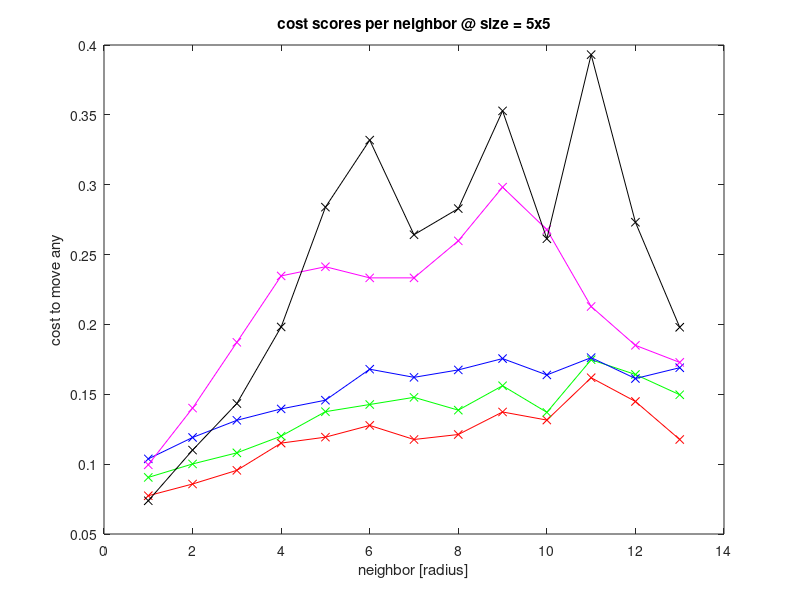

Source code (MATLAB):
% scales2.m


x1 = [0.16884703413224572,0.29771951430008176,0.3425772502432907,0.23661697897260742,0.15485889646607265,0.11600372002561389];
x = [0.07831552320072496,0.09650771201317351,0.16642381712447005,0.19307070700039541,0.1016869617837387,0.10468534900676114];
x = [0.18969610088055566,0.3321148003934943,0.4691784200574336,0.34320135531370544,0.17051992832597157,0.1355071288542234];
x = [0.1371551311705009,0.21437042123844915,0.35320677449877624,0.4039590492604151,0.18617039592956103,0.15003288451506333];
x = [0.09305078853117235,0.21432301115099878,0.3810048739973163,0.4671822260262877,0.23082443096141803,0.19430740452715084];
x2 = [0.08653118963674179,0.15363739093116638,0.33081351730131553,0.3791892218624344,0.19994214338598942,0.17492713942086505];
x = [0.18114057766752073,0.2965240588671094,0.45568836411920827,0.38161541647888697,0.26389169000874785,0.18443042785295521];
x = [0.05914862363862019,0.13522175115583487,0.3833297085542864,0.37127678197878106,0.3025685878989603,0.21077744362297438];
x = [0.11614720640315795,0.21449714308449877,0.3737957772891552,0.43525870455243804,0.30367307340931904,0.2532204123843972];
x = [0.16124973729610656,0.26454762556896944,0.441216616668353,0.5076925323965229,0.32460681645882966,0.2849044375804058];
x3 = [0.1891882820007549,0.28515861099449363,0.4376027822618046,0.4467419253706085,0.3156419521261596,0.20697621631771232];
x = [0.10429010909429828,0.16595616209666958,0.41019667655513753,0.5056044331166303,0.36854308521886975,0.3294649908650377];
x = [0.1523209994767872,0.2598919207724542,0.4722328607875543,0.4238027030549298,0.40445677322143364,0.2896881675531239];
x = [0.11665170105114163,0.15921550385899222,0.37592002581242584,0.4884093521946911,0.4018613632711523,0.287071936151013];
x = [0.16680126397642422,0.21798264205346307,0.3837908876370182,0.41343037350069467,0.44748725434518116,0.3934625227822147];
x4 = [0.1282668282969931,0.14142081038634247,0.1196367084156717,0.0826188173225531,0.11636333159300409,0.06316107507631481];
x = [0.0808864155854706,0.10131545257344586,0.09862162518890596,0.14454640427909973,0.15318205610451105,0.13927657457452058];
x = [0.08137720559886247,0.1273868382590297,0.12425360307857448,0.1811802832462167,0.17635858264132073,0.13341090826229424];
x = [0.13047046587366606,0.1700313508578022,0.14415270467035604,0.1891758843461537,0.1336896894427677,0.0862856099660865];
x = [0.09690225460768728,0.1371792213548544,0.19353509432216748,0.15983679213892557,0.15380687980153882,0.085180074590931];
x5 = [0.14264036296400465,0.15220845008548167,0.1666170521773204,0.2029952804565197,0.16911911892454937,0.1254419063415481];




x1 = [0.16884703413224572,0.23184268450838375,0.29771951430008176,0.3042598000959036,0.3425772502432907,0.289025113151211,0.23661697897260742,0.2136878870086411,0.15485889646607265,0.13495262684933942,0.11600372002561389];
x = [0.07831552320072496,0.09247797499632875,0.09650771201317351,0.11815001135361913,0.16642381712447005,0.17195336103840422,0.19307070700039541,0.17388616866408513,0.1016869617837387,0.12773355929122276,0.10468534900676114];
x = [0.18969610088055566,0.24767355361035467,0.3321148003934943,0.36688128479774074,0.4691784200574336,0.37546488914051906,0.34320135531370544,0.21586262008955273,0.17051992832597157,0.16755440228796004,0.1355071288542234];
x = [0.1371551311705009,0.15289795531325845,0.21437042123844915,0.28489457073485663,0.35320677449877624,0.49683998066761836,0.4039590492604151,0.23122316218865652,0.18617039592956103,0.1340828714668811,0.15003288451506333];
x2 = [0.09305078853117235,0.14099448943937762,0.21432301115099878,0.26810220908340826,0.3810048739973163,0.5136582575766792,0.4671822260262877,0.2665285956411804,0.23082443096141803,0.1843442164040764,0.19430740452715084];
x = [0.08653118963674179,0.1166891869227269,0.15363739093116638,0.21943778137515774,0.33081351730131553,0.37734648374695884,0.3791892218624344,0.32191059834387087,0.19994214338598942,0.22799427171718906,0.17492713942086505];
x = [0.18114057766752073,0.22085693063401943,0.2965240588671094,0.40265922265262977,0.45568836411920827,0.41552262493630837,0.38161541647888697,0.3007950444378965,0.26389169000874785,0.23216306933208783,0.18443042785295521];
x = [0.05914862363862019,0.07951868309831878,0.13522175115583487,0.24135435522949222,0.3833297085542864,0.43790050419703264,0.37127678197878106,0.30485218758070876,0.3025685878989603,0.22852390079917073,0.21077744362297438];
x3 = [0.11614720640315795,0.15463987832130208,0.21449714308449877,0.29550795517416173,0.3737957772891552,0.5712616542164526,0.43525870455243804,0.3301392515850756,0.30367307340931904,0.2961832420767722,0.2532204123843972];
x = [0.16124973729610656,0.19790392227976242,0.26454762556896944,0.3889154665854241,0.441216616668353,0.5080650224778934,0.5076925323965229,0.37658961441901273,0.32460681645882966,0.3171520599127935,0.2849044375804058];
x = [0.1891882820007549,0.22255940837672797,0.28515861099449363,0.312799509383388,0.4376027822618046,0.3862895125066055,0.4467419253706085,0.36594550927512,0.3156419521261596,0.2922473931313903,0.20697621631771232];
x = [0.10429010909429828,0.12818387099586181,0.16595616209666958,0.2476403096942556,0.41019667655513753,0.5076953751842922,0.5056044331166303,0.47339139580377604,0.36854308521886975,0.30682430582775416,0.3294649908650377];
x4 = [0.1523209994767872,0.195626177949843,0.2598919207724542,0.33776987840323497,0.4722328607875543,0.43369837452863463,0.4238027030549298,0.46098854676632345,0.40445677322143364,0.37711537386699656,0.2896881675531239];
x = [0.11665170105114163,0.14271019387234793,0.15921550385899222,0.22041464118766563,0.37592002581242584,0.4937207452442692,0.4884093521946911,0.4505001191847671,0.4018613632711523,0.37055192962978817,0.287071936151013];
x = [0.16680126397642422,0.18981631832868004,0.21798264205346307,0.2736288853203769,0.3837908876370182,0.39374383284904524,0.41343037350069467,0.4922900646067572,0.44748725434518116,0.4045005115686951,0.3934625227822147];
x = [0.1282668282969931,0.141498618161992,0.14142081038634247,0.1404640973571403,0.1196367084156717,0.1086436914336039,0.0826188173225531,0.08686189996338825,0.11636333159300409,0.10480559710516585,0.06316107507631481];
x5 = [0.0808864155854706,0.09828708677231453,0.10131545257344586,0.09685995801608689,0.09862162518890596,0.10417865702241874,0.14454640427909973,0.16963012521685475,0.15318205610451105,0.1437438003223323,0.13927657457452058];
x = [0.08137720559886247,0.10407026238587662,0.1273868382590297,0.1234631836132034,0.12425360307857448,0.15061951890769326,0.1811802832462167,0.16394105894561364,0.17635858264132073,0.13545952526530725,0.13341090826229424];
x = [0.13047046587366606,0.15272382134160617,0.1700313508578022,0.1777839889806073,0.14415270467035604,0.16020783840248057,0.1891758843461537,0.1272926770979409,0.1336896894427677,0.11419200299316296,0.0862856099660865];
x = [0.09690225460768728,0.1265784755558417,0.1371792213548544,0.1761038146422349,0.19353509432216748,0.17981667028430326,0.15983679213892557,0.17073300694936178,0.15380687980153882,0.1256042486753438,0.085180074590931];
x = [0.14264036296400465,0.15784979450509642,0.15220845008548167,0.16035864509136588,0.1666170521773204,0.1892205809341806,0.2029952804565197,0.2150272056420438,0.16911911892454937,0.15601804579113912,0.1254419063415481];




x1 = [0.2575424341137509,0.29975744855395947,0.3217157074339782,0.3552893712860825,0.5633756070361693,0.5098079179776218,0.4109336530550738,0.3214184526589261,0.25548321124834134,0.2134665644849727,0.16767057051434409];
x = [0.07553776062636251,0.10552847466733803,0.13505922343391522,0.15594582134334176,0.21442781261068133,0.16748980743587819,0.15812698509269746,0.13555580400960146,0.20476696196498978,0.1794990728159407,0.2444037388928417];
x = [0.10783947456212947,0.1708837533786231,0.2859412220502313,0.43829301640108426,0.5610228154028161,0.48625250156281313,0.5012172268987303,0.29198187328674996,0.2472247481690362,0.3203834004890058,0.19952837499879986];
x = [0.13464543228182171,0.20118741328109963,0.24759037901438627,0.25572513600633967,0.31679515732649405,0.35122135545160016,0.5577889130103619,0.605010724238789,0.47434516029860246,0.23723971563850232,0.2546243960147027];
x2 = [0.06400959838338753,0.09540710495998363,0.15936208846789335,0.2563828587917852,0.29710548496074085,0.4295447606569231,0.45259872147301833,0.4264290402460713,0.5687798008330174,0.4035771954488668,0.3456135035849938];
x = [0.104305704964458,0.11739959486924688,0.12823176780001952,0.16899659336100975,0.2485194048466309,0.33148458907365663,0.36392460755541495,0.48760058267002093,0.3407947843680247,0.5632359775132045,0.32616987603525316];
x = [0.06867954039215583,0.1341548462310565,0.25445161550757506,0.3564778469143388,0.5051373476986369,0.46470126789986854,0.4367660638279765,0.5287651249674432,0.40115639899195893,0.482893897825832,0.2960507271377517];
x = [0.03267243298023892,0.0580802765302755,0.09518023416747683,0.13421686623791584,0.19268043044806396,0.32275858289669146,0.3801016657098494,0.3595284020569442,0.5022601180358334,0.4987722090988773,0.37162014386643577];
x3 = [0.11677423874776047,0.16304002340492954,0.20698353558280785,0.2759446860130653,0.34102933010066283,0.4124950463716655,0.5903964521968723,0.5228863032877561,0.4117619011327732,0.4729480883816322,0.550432763827383];
x = [0.12306686075254808,0.19372750779628703,0.2584843365304806,0.3356298567175504,0.36277072061214727,0.49329325672467056,0.6372476615850112,0.48794529985902146,0.4686208960630867,0.5340251012299799,0.4875232493694524];
x = [0.1712742159550838,0.24545891623393432,0.32552675081176885,0.38238636156078626,0.47437786883828265,0.34389031050277685,0.44476952356954763,0.45353381994014186,0.41603662077358905,0.5635911767622652,0.36529013249075115];
x = [0.08615740137066713,0.1310811515270292,0.18414838716710702,0.23897076427856942,0.2623873900399879,0.29892564315514103,0.4763831598181746,0.77638267553339,0.6792039280984571,0.4288098820727463,0.47370085615441804];
x4 = [0.10407108721655113,0.12729305562203333,0.20589499334648118,0.32269471293164825,0.4693140970945259,0.4599534652861577,0.5614607129326782,0.6142959672094965,0.5470096885966508,0.5258728665399,0.44165979978290876];
x = [0.09883635348545383,0.14085840530129787,0.18722091646649391,0.24842958747593322,0.33425656993137254,0.35616886563941064,0.41213598598859313,0.5421432997902357,0.6577353741854899,0.5590178022625408,0.4127155852739103];
x = [0.17065197239910215,0.2222420886029171,0.288318830906505,0.3412001122612488,0.3923692344085103,0.40619545787995487,0.3214398108380396,0.4679068640471128,0.4631834499414092,0.4875700256819001,0.6062741858078994];
x = [0.12970624162578104,0.1834905461867075,0.22626147076290576,0.26888815522252413,0.22953969918953301,0.2053783231012704,0.1341432876074541,0.11158988499905866,0.13999034298664792,0.0823372627220567,0.05744760433157668];
x5 = [0.04752373102735807,0.07518679059305315,0.11888423971523976,0.16043487445101653,0.18849935421920513,0.16701275897011278,0.09299019991473088,0.08724217684171162,0.0950250582941598,0.15955010904848688,0.1736423361201158];
x = [0.06395911324391063,0.09907996514639361,0.13667430900914668,0.17344166043188494,0.20048199988824084,0.2169577634253813,0.16570048691943634,0.14553182423241298,0.140972911133709,0.10845710352812432,0.1510232002915459];
x = [0.10029315043662544,0.1584036604478722,0.2226513239372967,0.28196021459733933,0.2850529179900814,0.3005553306892446,0.3053330293132902,0.24631797648860762,0.17212836773955625,0.10592573496858768,0.06855441928938742];
x = [0.06288116984884852,0.10830182557243002,0.16057042889747905,0.20483469901089876,0.22169793848946476,0.27298000820377366,0.29206803316168145,0.2310293662572596,0.2017979504654393,0.13691822083396726,0.15009794731392334];
x = [0.1377476674643677,0.19876067850782142,0.2524075445305579,0.29127862216740413,0.2584145780533894,0.2501388535393419,0.2097050946252619,0.20368003373502142,0.2804208374194192,0.31880554818268686,0.22492216621865688];




x1 = [36.03412025669063,35.95280652986476,36.25302819362888,39.848387518624975,41.088367659341614,36.25331878934553,31.133655492238855,30.45559501787478,29.56916592849837];
x = [12.947168593679013,14.686285667750116,17.494583585179374,20.170671105546006,19.380030864258604,22.311422165137483,23.654835394493027,25.346329662863116,20.677173480575203];
x = [36.31801788591709,40.90978794471214,44.486214915034985,48.261311700692374,52.19387834544785,56.9205149439007,48.59582207613487,46.437030514442036,46.094062127653345];
x = [21.27840620806244,23.325078539664887,27.66131180198871,28.62874327470743,35.045875134789824,38.50106350650185,63.036558627732646,59.686025439785475,43.33137794882745];
x2 = [14.108766116288107,30.018313987194073,31.16110173044856,30.982525809702132,35.969588417818294,45.39297775521327,52.130231284721795,64.30074594659159,65.59060438116127];
x = [12.063706192574182,20.906075505809397,21.581863583754743,31.51699071200927,30.884112465814148,35.00854756116014,37.37607449547589,46.28157558085534,46.84987469326239];
x = [33.17366073533709,33.854245769948484,52.804910513379355,52.89134791357635,55.453286786223785,50.31994674474066,49.08217924933223,50.330717845949216,50.21192259419226];
x = [13.630860248042767,14.31636705498607,23.085793753019395,37.654602982539856,44.18147354001254,45.65417315575812,47.08347047113584,50.24027244845933,50.85494960393893];
x3 = [24.815636087787293,24.82228537604581,28.287562190809687,42.11792147337903,57.0080636758846,62.6023762373171,64.31573313723116,60.54866727090492,58.2617365973981];
x = [35.12909241951281,56.36054202829941,54.4236265300931,52.846023122635586,60.27022775824496,57.69369194228259,59.869372316374836,55.27159906263011,57.682445885761986];
x = [36.698970407855796,38.457239529389895,48.696341699302096,53.05515446369437,51.89650462488028,52.37279424708074,53.478419358209685,56.776052353623186,55.75714610469774];
x = [17.603861849013036,37.03446806117381,45.718533708155285,51.93501867126861,60.57673047378187,61.034128954246604,63.09476821010935,59.36483085111877,58.120280025769496];
x4 = [45.338650259360435,51.77999297702903,55.844386300229964,56.16909266983571,56.53153813275975,57.209930815357005,52.395237742982786,51.1002190412557,48.265830431257434];
x = [18.149905103624896,31.29695546083202,44.92730423793018,53.16117100518695,55.21119999037906,57.945648288582575,58.95883606149018,61.27728785876651,60.9332887997074];
x = [25.251854265485893,31.656389642063615,34.91690886184264,39.09747158297172,44.998918613155354,46.320362399805255,42.74045127190738,47.66486771871946,47.6435669219949];
x = [17.574734284787194,15.157486899336849,14.376092912485312,14.327553272665943,10.23068392746812,9.929361711257274,9.215452507399487,9.541332325330723,9.48463355696924];
x5 = [9.044582526672814,11.685573236520053,11.193679918788764,10.798150209080779,10.962803934977753,10.874484977629532,10.803780563999664,12.381677139952435,12.95526503705206];
x = [9.333652653463176,15.60406852975478,15.588365340032501,15.070968369339775,15.50454384640901,17.566976325297734,18.044535843328845,18.017409512280473,19.85155486489461];
x = [17.99166571935115,21.66196553303862,21.760859282701038,21.685130384047387,19.69115926923648,19.332943664332543,22.10016783002489,20.87789374102143,20.50443608308883];
x = [14.728853251816354,15.568400905903882,15.896327351244887,23.76346215835811,22.70065999778062,22.93117158868256,22.33456498883759,22.16718832598876,21.958229330077295];
x = [18.947215965728606,19.094797417829717,19.43978740894962,19.541951218989144,22.70800205743819,20.36313407012484,20.22071124801222,23.072882378441648,22.103397137782263];



% 11
x1 = [36.03412025669063,35.95280652986476,36.25302819362888,39.848387518624975,41.088367659341614,36.25331878934553,31.133655492238855,30.45559501787478,29.56916592849837];
x = [12.947168593679013,14.686285667750116,17.494583585179374,20.170671105546006,19.380030864258604,22.311422165137483,23.654835394493027,25.346329662863116,20.677173480575203];
x = [36.31801788591709,40.90978794471214,44.486214915034985,48.261311700692374,52.19387834544785,56.9205149439007,48.59582207613487,46.437030514442036,46.094062127653345];
x = [21.27840620806244,23.325078539664887,27.66131180198871,28.62874327470743,35.045875134789824,38.50106350650185,63.036558627732646,59.686025439785475,43.33137794882745];
x2 = [14.108766116288107,30.018313987194073,31.16110173044856,30.982525809702132,35.969588417818294,45.39297775521327,52.130231284721795,64.30074594659159,65.59060438116127];
x = [12.063706192574182,20.906075505809397,21.581863583754743,31.51699071200927,30.884112465814148,35.00854756116014,37.37607449547589,46.28157558085534,46.84987469326239];
x = [33.17366073533709,33.854245769948484,52.804910513379355,52.89134791357635,55.453286786223785,50.31994674474066,49.08217924933223,50.330717845949216,50.21192259419226];
x = [13.630860248042767,14.31636705498607,23.085793753019395,37.654602982539856,44.18147354001254,45.65417315575812,47.08347047113584,50.24027244845933,50.85494960393893];
x3 = [24.815636087787293,24.82228537604581,28.287562190809687,42.11792147337903,57.0080636758846,62.6023762373171,64.31573313723116,60.54866727090492,58.2617365973981];
x = [35.12909241951281,56.36054202829941,54.4236265300931,52.846023122635586,60.27022775824496,57.69369194228259,59.869372316374836,55.27159906263011,57.682445885761986];
x = [36.698970407855796,38.457239529389895,48.696341699302096,53.05515446369437,51.89650462488028,52.37279424708074,53.478419358209685,56.776052353623186,55.75714610469774];
x = [17.603861849013036,37.03446806117381,45.718533708155285,51.93501867126861,60.57673047378187,61.034128954246604,63.09476821010935,59.36483085111877,58.120280025769496];
x4 = [45.338650259360435,51.77999297702903,55.844386300229964,56.16909266983571,56.53153813275975,57.209930815357005,52.395237742982786,51.1002190412557,48.265830431257434];
x = [18.149905103624896,31.29695546083202,44.92730423793018,53.16117100518695,55.21119999037906,57.945648288582575,58.95883606149018,61.27728785876651,60.9332887997074];
x = [25.251854265485893,31.656389642063615,34.91690886184264,39.09747158297172,44.998918613155354,46.320362399805255,42.74045127190738,47.66486771871946,47.6435669219949];
x = [17.574734284787194,15.157486899336849,14.376092912485312,14.327553272665943,10.23068392746812,9.929361711257274,9.215452507399487,9.541332325330723,9.48463355696924];
x5 = [9.044582526672814,11.685573236520053,11.193679918788764,10.798150209080779,10.962803934977753,10.874484977629532,10.803780563999664,12.381677139952435,12.95526503705206];
x = [9.333652653463176,15.60406852975478,15.588365340032501,15.070968369339775,15.50454384640901,17.566976325297734,18.044535843328845,18.017409512280473,19.85155486489461];
x = [17.99166571935115,21.66196553303862,21.760859282701038,21.685130384047387,19.69115926923648,19.332943664332543,22.10016783002489,20.87789374102143,20.50443608308883];
x = [14.728853251816354,15.568400905903882,15.896327351244887,23.76346215835811,22.70065999778062,22.93117158868256,22.33456498883759,22.16718832598876,21.958229330077295];
x6 = [18.947215965728606,19.094797417829717,19.43978740894962,19.541951218989144,22.70800205743819,20.36313407012484,20.22071124801222,23.072882378441648,22.103397137782263];




% 9

x1 = [28.383174058291633,28.337105271600873,28.861476175907008,27.142599695651988,27.02209520776535,28.029765567121512,21.74117137071425,21.94654183536339,21.88338213701309];
x = [10.383173221038936,10.67049129450499,13.455397948217179,12.710296066276202,15.4580205724519,13.318604862205364,17.111078604331098,16.573586799434324,16.24592585996492];
x = [27.674108115171634,32.912062287243856,35.58281975822995,39.34102977798414,39.81965332614274,38.77441475638813,32.528669876819805,34.15559443416626,29.536257978666768];
x = [16.86799301955135,18.661339517302054,21.329606406294477,22.577742668118898,27.100732906443703,27.620566100711343,37.894335404158085,37.12242403471629,35.58025690948266];
x2 = [11.363821251845073,22.103086572903706,24.110368410051112,25.87188655465433,25.180904923789154,31.76350361496706,42.12524110993518,44.16051937290635,42.269288665339836];
x = [9.401977575298458,16.640071581954384,17.57893767145357,26.203003122606333,25.059889397028485,24.96873231376806,30.811222362501397,32.928100856074444,37.02958099860034];
x = [25.55820967517415,26.675011028902805,43.322344715050434,43.22622942506609,36.89958098901909,36.8768626574365,36.331061822679,36.00735555930948,35.923984849273005];
x = [10.849302729060883,11.43658309315309,17.788682317694892,29.706848524059172,29.446206162789675,36.3170599554906,37.497947691757595,38.3751568842692,38.43195954639467];
x3 = [20.217866820169398,20.22652827370996,22.83004310163706,29.60919221538139,42.991697747320586,49.14065116388498,42.32202081755949,42.657602568446194,41.91848123382843];
x = [27.157258199525792,37.39483151068473,43.20248001774,44.05624909951744,44.39133398229486,43.61872015963512,41.92973692152109,35.8060973787143,32.8960956117366];
x = [28.648790020377668,29.389343890929027,36.178467831210426,37.36793939653797,36.2456588493069,39.358414042561094,35.3310062210532,40.71912590923752,42.0629378058467];
x = [14.007988290231577,24.678354998038955,36.758317280792085,39.9498100739847,46.94970350797264,45.814585105621546,45.08894052790331,45.40229122342623,43.74397323601231];
x4 = [38.70569125449746,40.498379714994826,40.96483786311669,40.99326818319848,41.02433757788695,41.14742053736749,40.487947323062414,39.925923595285454,35.18981781179773];
x = [14.01184267337622,26.902091739093297,32.43032033198208,40.371293342852724,41.54531079653189,43.20892708103376,43.603969246667106,43.23464885515469,44.4807684282391];
x = [20.127944913113414,24.388294011845534,29.746319192485597,29.971383255107906,29.529419707457297,29.866297348022194,30.76611179169503,35.13530619623134,35.36166180289433];
x = [13.504015319847369,11.74428745951694,10.066970757535236,10.102731063979077,7.4093841917334196,7.2076339326536045,7.127701995355697,7.677025405689698,7.707745946658757];
x5 = [7.026502890684693,9.047224762903475,9.199686747336605,8.76065793967818,8.007738467793882,7.859550922012886,7.617041594944714,7.719488276095112,7.836563504044669];
x = [7.449952156522041,11.817151976969388,11.66042692043278,12.230156524536877,12.12094041462888,11.967443862974239,12.451171054156763,12.560340929758496,14.134879881407798];
x = [14.45069756079779,17.087425315197358,17.197699729131386,17.18229019237728,16.2679560249579,15.831992064239412,18.727249634743423,19.769929534515896,19.417438636345683];
x = [11.599094226312872,12.262484128249989,12.495454556408855,17.667549032784372,18.155307685851845,18.273100533366847,16.177601252762003,16.0223347288978,15.933313756638979];
x6 = [15.145062240588612,15.262221930021985,15.816798296536227,15.158566669079004,15.149433645474407,16.83115527414471,16.796575667529943,16.799833974097698,16.95926972327546];


% 7
x1 = [21.29442911600775,21.441292546489866,22.22806142595693,19.409371965782434,18.93276298789676,15.38614112611369,13.103381649305273,13.044901733300513,11.987498308909935];
x = [8.351331897506116,8.452021473240777,9.029641598552704,8.571606920056693,8.589422158625068,8.191771349048324,11.450593934154817,11.053564196237804,8.492504952720951];
x = [20.228568739631402,22.96188622507893,27.92382502155811,22.052075383735126,20.878251713155592,22.99256779276849,22.9783869955688,20.77078727050095,12.911267881907962];
x = [12.058091316996231,13.555941230373515,15.858298961866838,15.740357146118825,18.145822583858752,21.532878317237866,30.96797766877292,26.250176680124817,22.814424986426033];
x2 = [8.600459938085033,16.281940706658766,15.852261738996994,16.264164678822606,20.507263769406077,23.455111862114222,21.101577096121034,27.44274348386806,31.102482141550723];
x = [6.506661278585448,12.669798745280357,13.619424305385085,17.769238532573745,18.02257393468983,17.582733062123193,21.583619626854965,17.94022803207541,19.781931842858917];
x = [17.530478143544247,17.469852488445092,25.98308486681858,25.96641316721271,24.06485878485694,21.89122666386044,19.63752827623426,19.853866255147654,20.18699626038439];
x = [7.645623974611485,8.13085776865269,13.437707935432954,15.985720502738806,22.97687142782051,21.855645342405406,20.438558219262337,21.715091022933063,21.981986241307677];
x3 = [15.576374487216935,15.582160925766075,15.269564893481753,22.912699327565054,26.59758463895367,28.700239621760723,27.470597590219068,25.86748248633955,24.9958005589645];
x = [19.116990500248573,27.950084143603643,29.70437730948519,30.0379936802867,26.486166423051703,26.01978265145946,25.201350905483693,21.491197674454856,21.39116093000667];
x = [20.230085386380082,21.98295813820269,19.550064274976688,22.00425340646912,23.80610552605577,22.764076426425376,23.76240979603004,23.243847273647916,23.212493158334752];
x = [10.156951174831324,17.135401874684728,23.240115742733675,28.285539826478864,29.823583805489026,29.68563513971207,31.732029533187436,32.55086984563137,32.638540461999646];
x4 = [26.410689972888168,26.13697300436987,25.616518569425523,25.60466892289488,25.583056764932508,25.482376737597527,25.768905757229476,26.20396509917259,26.26333607452735];
x = [10.480780278083884,18.14756401795856,22.596429221157425,25.152209399164587,25.39248024907056,27.650152209284414,28.983491355415158,29.131820226180693,28.5649965042313];
x = [14.81686230244992,19.707097622464314,17.091816849546156,18.73478453389664,19.93809244318689,21.06892357148856,19.75219870189611,19.28574382933055,19.430164059947355];
x = [8.293818929992899,7.324251141978662,5.490900854086697,5.464654975184644,4.3137144266959755,4.05136856779909,4.0587386991994645,4.935429049710422,5.0572449908862644];
x5 = [5.039259185409923,6.156402401811395,6.040615384288346,5.847533411405129,4.524286453036754,4.460256461215612,4.323348494434731,4.070041240984703,4.243308524841098];
x = [5.527149189866805,8.792195742351314,8.603541705813782,7.564824622586567,8.485311046712127,8.162838125006301,7.5170766034955125,7.31102110567967,7.341473813413107];
x = [10.858108921905727,11.512994617089594,11.269007092826815,11.271063358783485,12.181564898020547,11.378971788014457,8.42264569952179,9.36656597196465,9.517133502661125];
x = [8.312768078125135,8.827594640021541,9.089764880663692,13.058048210932185,12.758866802354207,12.13564386201986,10.290572240100564,10.089239868498264,9.98274791077018];
x6 = [11.274073044110867,11.385506222704192,9.786230579379676,10.442113249187079,10.75892026049941,11.284831850888574,11.248490588815425,9.680495415155546,10.337836961633997];


% 5

x1 = [13.900639273027213,13.717736384110271,12.82761406731694,9.567297013668359,9.486548828976478,7.929882710995298,6.49807996013152,6.40777490207483,5.0027160170613865];
x = [4.307566675675604,4.16958262860672,3.943961059634859,4.030157352791905,3.396780722522374,3.4440399082546005,7.643437244774837,7.708210661464589,5.329192551722865];
x = [13.739866887063057,13.781901856354889,12.173697151488527,13.397586980544876,12.115466146304971,10.925952008545309,7.454291529021538,6.419626530577338,5.167945824558267];
x = [7.082618860638854,8.162437642867335,9.878331649263474,9.822598572023432,7.112952256490919,10.015718390412864,15.047323808141698,14.788837985139677,11.597184006656345];
x2 = [5.7947511713689215,10.729283637159263,11.140367202968925,10.687473470702294,6.600811214381623,9.741642045498065,11.557748378556433,9.401170779280848,10.777805876241914];
x = [3.8501824611755606,7.3774444650766835,7.928381593429574,11.186787658485898,10.195575210284874,8.73181873208727,9.47329844243992,12.450844385621904,10.528126787981485];
x = [12.627971865736761,12.721605127813751,10.912627019134142,10.900473291014816,12.6322145546392,13.794093726901124,13.375573740169544,11.645379336210674,11.402413416229624];
x = [4.816312972624027,5.016212653018673,7.719765790046529,7.428048273275007,10.889495375222403,9.692264148983789,9.015512186037869,8.963542043938073,9.030680745121884];
x3 = [8.877988377995068,8.883014243988193,10.415111941561465,13.324090727290573,13.465112426929874,13.67758492303582,10.95436455363534,10.620309103701173,10.61025773312652];
x = [11.158119269157304,15.633330080780862,15.687882907077118,14.598752836383278,12.373306139133527,12.215891349877568,11.868277397005908,11.874962442069666,11.327782003942094];
x = [10.377572302007831,9.42497316585169,10.995461014919327,11.560107784164364,12.256917972043958,10.73873438362263,9.752694302956908,10.825035124710668,10.823333704812168];
x = [6.508562434862435,9.726144605885578,12.004479236967178,14.299925624279087,19.333632476830932,19.128777127943746,18.519165549134236,17.82433404886027,17.331986795221887];
x4 = [13.22348544423272,14.034559387216188,14.070618384486638,14.065664875594434,14.055576716160418,13.992004165641145,13.29063133076943,13.316172423785003,13.65209618352745];
x = [7.727414080680347,9.476726351648672,11.920559100497174,13.15487424879195,13.329116577387708,13.920499316065735,14.35450143723403,16.33933485413255,16.296034860579695];
x = [9.847170036785458,10.417317044623982,10.224021181709833,8.01878082329148,8.28808782385821,8.68821059407868,10.116173704478632,12.719767952592116,12.717861704603951];
x = [5.126151151162476,2.8295812535307365,2.728243261510991,2.7145946626621003,3.254392425090236,2.810995339869204,2.511761147107457,2.1233619769888934,2.0904229477957585];
x5 = [3.039797384715948,3.1720226520344124,2.728090576423094,2.4248082255572525,2.149828793666927,2.1623507339152876,2.1613182177028425,2.214965960344205,2.1667165003741347];
x = [3.4762522853076376,5.379204453560627,5.3900838390898445,3.917781271733111,3.6228210593867654,3.3355001281958176,3.6310792192971135,3.744431569190927,3.975561354124588];
x = [7.12446715459811,7.512489248016331,7.426368507418545,7.399497235969778,4.96612424381937,4.4414012200776565,3.7467123359950367,3.876140590600417,3.9059391752239305];
x = [5.169010694685541,5.3451519937515055,5.433704922633636,7.398893257245722,7.759663606830189,7.613899066257828,5.395948419752992,4.909657894702746,4.38510836212631];
x6 = [7.296614930963717,7.305328359590904,6.173536532272969,5.755759908323621,5.282837048616948,4.6458265769099265,4.579189350735724,4.8350870193263145,4.925091336801621];



% higher to lower
% NO GAUSSIAN
x1 = [0.14580819020779617,0.16725853260901774,0.18296459370253265,0.22855805024915868,0.2093978739138686,0.20432433402307837,0.192396123518557,0.18888243201162622,0.1827626404736031,0.15940671128165307,0.11760504038622971];
x2 = [0.16699860819899714,0.1858974334338629,0.20147422825448488,0.2271005753777499,0.2605378929087728,0.24547040363845207,0.25556729113660026,0.2222880535548074,0.21233852285117755,0.2000550390101234,0.153189480894719];
x3 = [0.18208715100737452,0.21708924710639005,0.2307595010838292,0.2588559341766391,0.27666372441794346,0.2833640491601212,0.324132886264709,0.3168241992320021,0.25308583371609755,0.24813412500745885,0.23676595627806213];
x4 = [0.1303850541724824,0.2666486921870408,0.35319940906937375,0.3770015982205291,0.42749239161345315,0.4429756893344954,0.4737641881828759,0.462182542468603,0.46801658780735295,0.5006880846787416,0.3524769812175772];
x5 = [0.056685279537687316,0.21738263435601662,0.38963779314190067,0.46374137087301115,0.48533749695295914,0.49412779956093306,0.5085477007955677,0.43680720355110275,0.4056250456287224,0.5463997555111975,0.35590319920332286];



% higher to lower 
% WITH gaussian 0.5
x1 = [0.10469425685831785,0.12847340855907466,0.1396696383132717,0.16057265079185962,0.16845886109234573,0.20129817397409508,0.19983379285836828,0.18510178362608784,0.17857520292896487,0.1686395905322491,0.16457615983454746,0.13969996238310747,0.10394402129190526];
x2 = [0.11002769017524262,0.1416361411292481,0.1646893806846937,0.18127684797495952,0.19491725134830343,0.2131016955780531,0.2410038728783537,0.22550586416266152,0.22639021160181413,0.19478400596241102,0.18456298901011922,0.17158693241782771,0.13319081046070314];
x3 = [0.06733998592668888,0.13706743638529453,0.17995967769344592,0.21352106119942338,0.2226668704990548,0.24461208025867193,0.2585919610691981,0.2604072312710571,0.2926312113948148,0.28029016988513594,0.2243860502963082,0.21681221391355635,0.19404472092156694];
x4 = [0.03645818522950453,0.051819076688350174,0.12237531614940698,0.2592076697898632,0.34907321403542646,0.37419043434798616,0.41547923080852384,0.42122651626061164,0.4480843853024639,0.39399426200529236,0.42419849662882636,0.4540496477096428,0.29720688345378504];
x5 = [0.0292607450821676,0.030736868113802756,0.05358552975427414,0.20634947349022237,0.38071208688123837,0.46470846876936966,0.49321309275138664,0.5041598722620656,0.5105784656241062,0.43711305457365984,0.3927183003954588,0.4718667167425181,0.27440723447077736];



x1 = [0.07739508605039944,0.08578103949342794,0.0955684829093959,0.1150653987745382,0.11931210449713785,0.1277128352742684,0.11764516863618743,0.1212126335555246,0.13734098456944158,0.13154191704619997,0.1618462645314092,0.1448549005952828,0.11763349670797048];
x2 = [0.09049582865865316,0.10014477735654642,0.10808944184941138,0.12005389187609149,0.13755414729466647,0.14268911312359644,0.14782482278675155,0.13864351391574373,0.156126269611054,0.13708667519052226,0.1747322104894547,0.16416736650911792,0.14967348265321173];
x3 = [0.10376826953316316,0.11908938030652987,0.1313923502967713,0.13953283567078806,0.14575807062025445,0.16794368723227818,0.16213832877732665,0.167438115991699,0.1755556495036797,0.16385278449300983,0.17623131115179042,0.1612785385817863,0.16902480195782635];
x4 = [0.09951940095439805,0.14011078888996764,0.1872270628396783,0.234710777394831,0.2413022039460449,0.2333250051004536,0.23332719618184197,0.2598186632861193,0.2982471078962902,0.26782508756049916,0.21283383003078413,0.18504216119003586,0.17282483155288436];
x5 = [0.07380732646197154,0.11005417089998801,0.14341079375394158,0.19819995568428642,0.283922093597083,0.3319253606782416,0.2642035134080503,0.2829155952455999,0.3528613370451292,0.26133584201201254,0.3930945767600795,0.27313097558520044,0.19796098508443158];



hold off;
plot(x1,'r-x');
hold on;
plot(x2,'g-x');
plot(x3,'b-x');
plot(x4,'m-x');
plot(x5,'k-x');
%plot(x6,'y-x');

title('cost scores per neighbor @ size = 5x5');

ylabel('cost to move any');
xlabel('neighbor [radius]');















